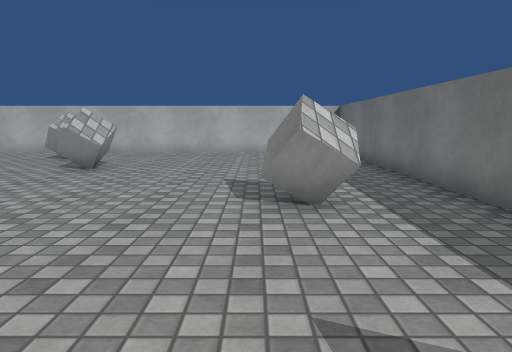
View 1 (above)

17 first-person views from a walk through a scene from a Unity 3-D project. The camera is 1.2 m above the floor, tilts 8° down and sees 70° across. The floor is counted in squares, 1 m on a side. Each view is taken from the middle of a square. On the plan, view 1 faces up. The plan holds only what a view shows up to about 15 squares ahead; the rest is blank. The player character is not drawn. Surface patterns are stand-ins for the level's own textures.

View 2
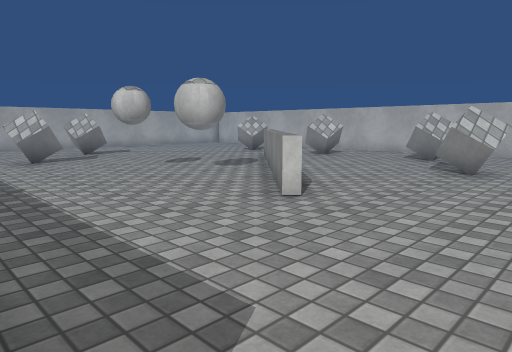

View 3
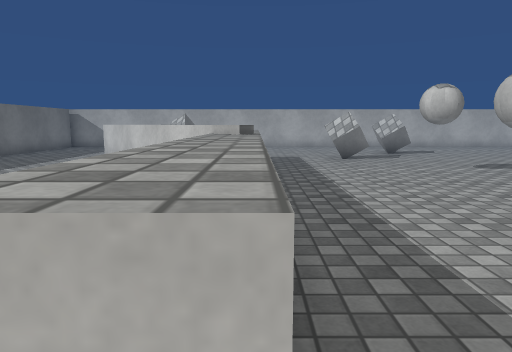

View 4
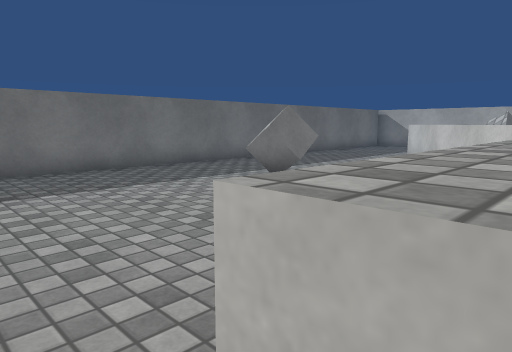

View 5
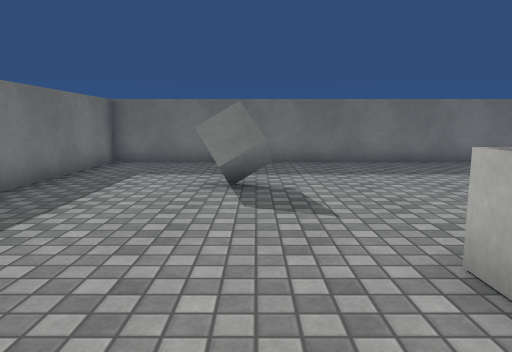

View 6
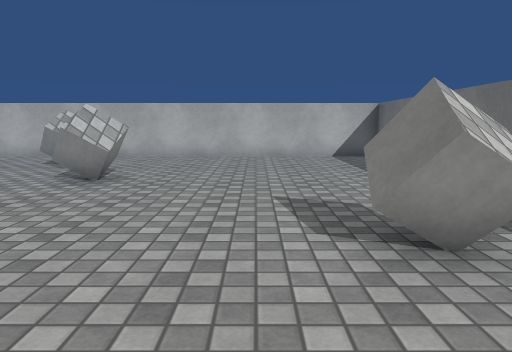

View 7
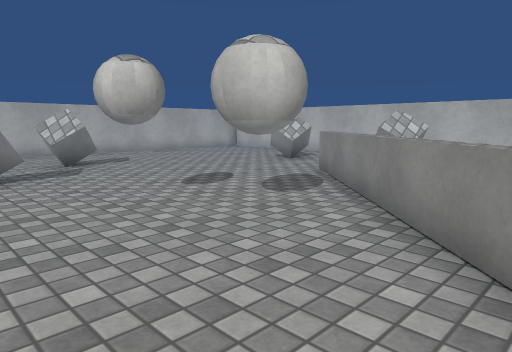

View 8
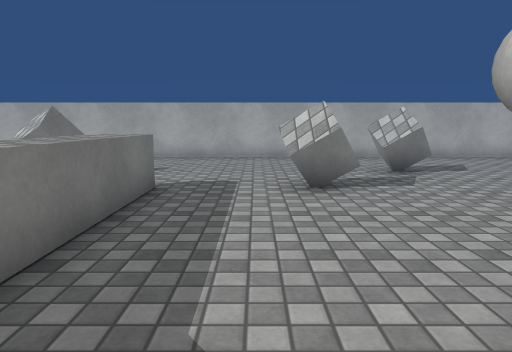

View 9
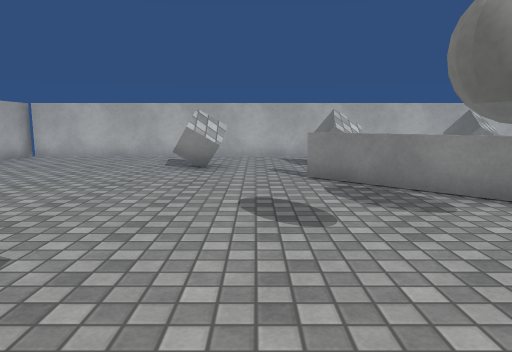

View 10
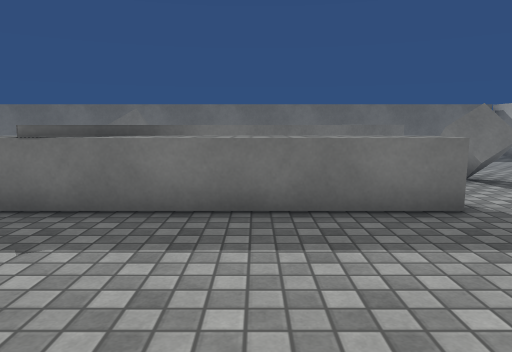

View 11
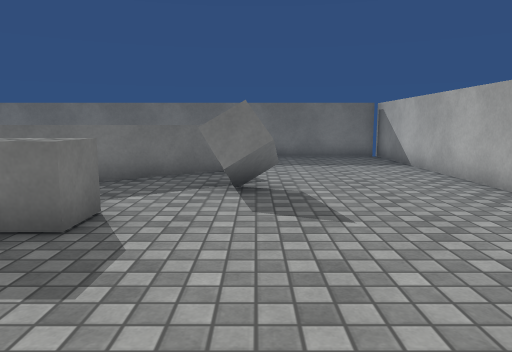

View 12
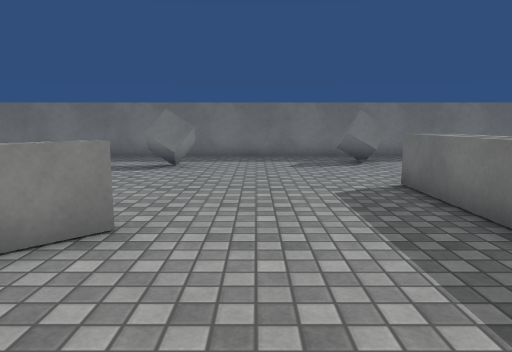

View 13
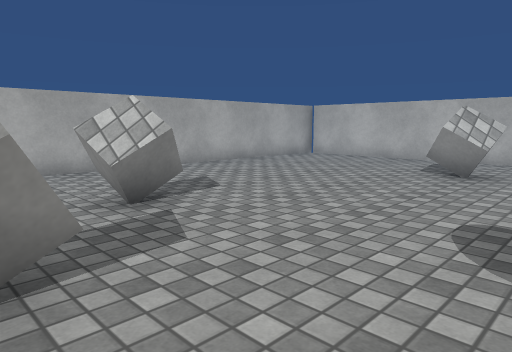

View 14
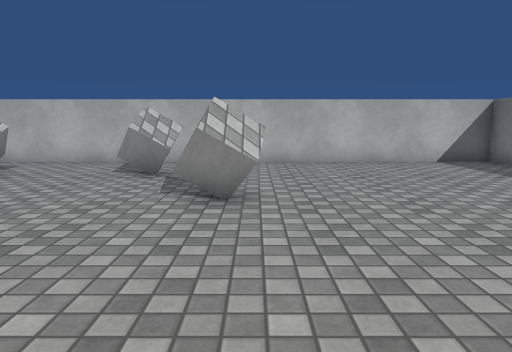

View 15
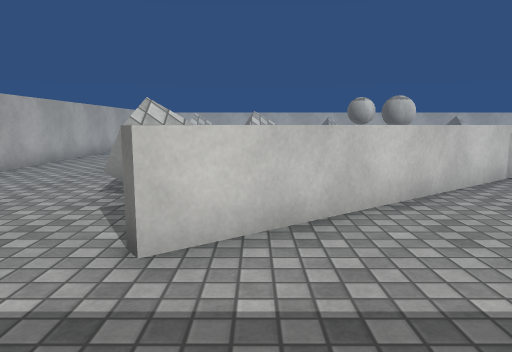

View 16
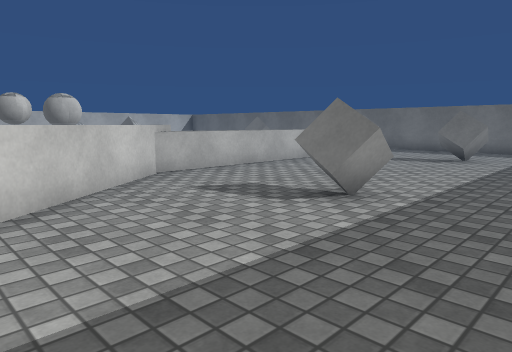

View 17
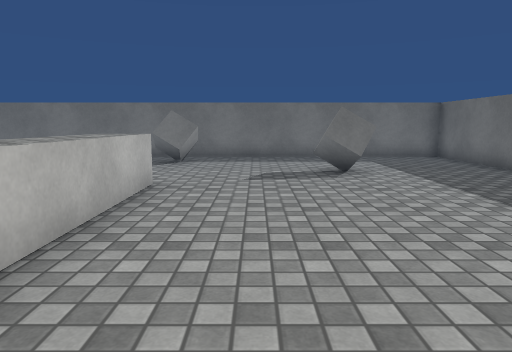

### Floor plan
Key: @ floor where view 1 was taken; # wall or solid block; x gap in a wall; . floor; = window, fence, low wall or low ledge; ^ raised ledge; C cube; B ball.
Columns run from 22 left of view 1 to 4 right of it. Each row starts with its distance up from view 1.
 16 ###########################
 15 #.........................#
 14 #.........................#
 13 #......C...CC..CC........ #
 12 #......CC..CC............ #
 11 #.........................#
 10 #.........==.....CC.......#
  9 #..........==.............#
  8 #...........==............#
  7 #............x=...........#
  6 #...CC......BBx=.......C..#
  5 #....C.....BBB.==......C..#
  4 #......C..BB..............#
  3 #......C..................#
  2 #.........................#
  1 #.........................#
  0 #......^^^^^^^^^^^^^..@.C.#
 -1 #.......^^^^=^^^^^^^....C.#
 -2 #.........x=..............#
 -3 #....CC..==...............#
 -4 #......#=#................#
 -5 #.....#=.....CC......CC...#
 -6 #.....=......CC......C....#
 -7 #.........................#
 -8 #.........................#
 -9 #.........................#
-10 ###########################

Where each view was taken, in squares from view 1:
view 1: 0 up, 0 right, facing up
view 2: 0 up, 2 left, facing up-left
view 3: 0 up, 2 left, facing left
view 4: 0 up, 2 left, facing down-left
view 5: 2 up, 1 left, facing down
view 6: 2 up, 1 left, facing up
view 7: 2 up, 6 left, facing up-left
view 8: 2 up, 8 left, facing left
view 9: 2 up, 13 left, facing up
view 10: 5 up, 12 left, facing down
view 11: 4 up, 17 left, facing down
view 12: 3 up, 10 left, facing right
view 13: 3 up, 12 left, facing up-left
view 14: 4 up, 4 left, facing up
view 15: 9 down, 15 left, facing up
view 16: 9 down, 14 left, facing up-right
view 17: 3 down, 10 left, facing right
